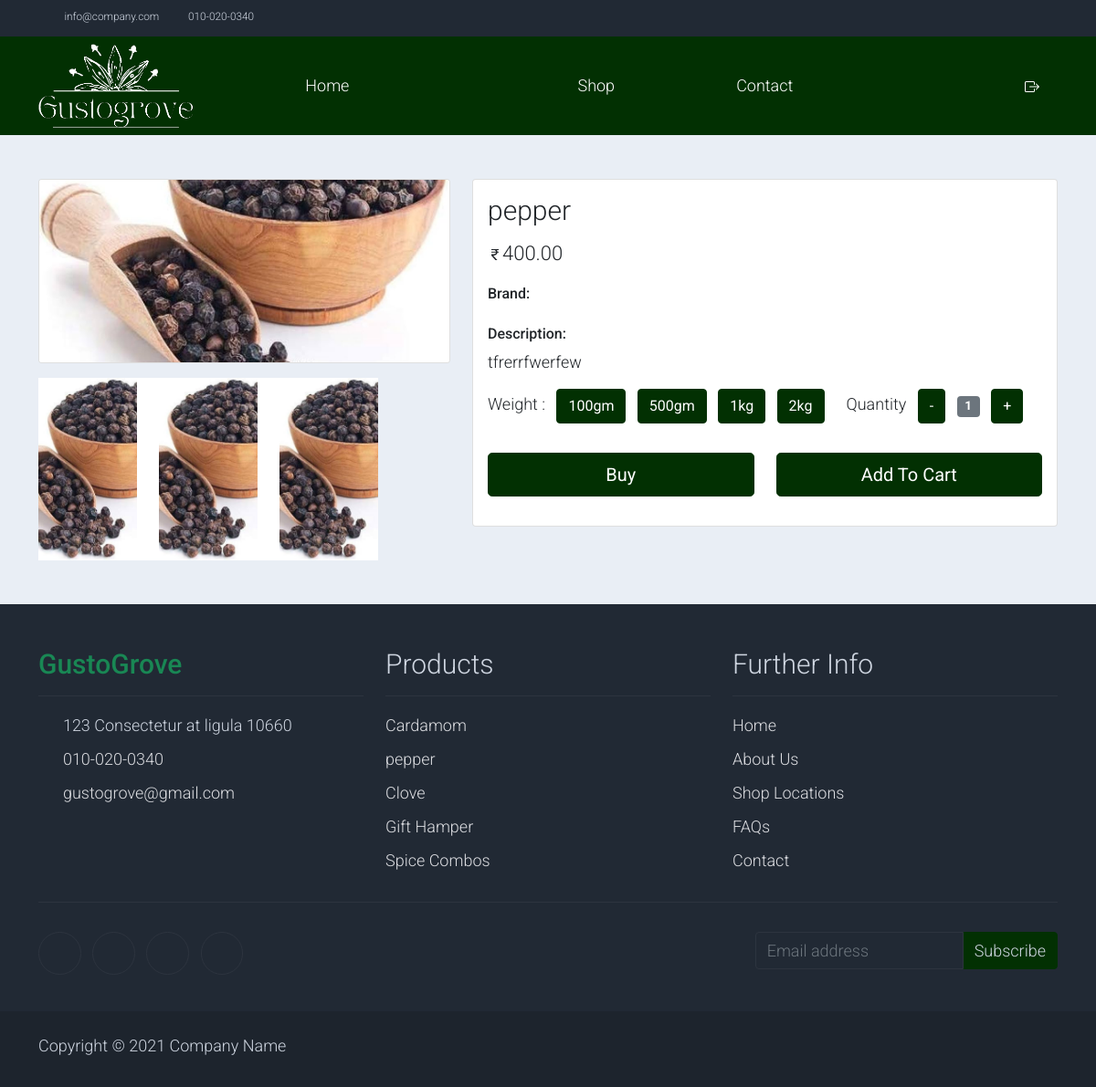
The page /product_detail/2/ (signed in) on the database its author committed.
### storeapp/models.py (models this page shows, shortened)
class Product(models.Model):
    product_name = models.CharField(max_length=255)
    description = models.TextField()
    image = models.ImageField(upload_to='products/', null=True, blank=True)
    quantity = models.PositiveIntegerField()
    price = models.DecimalField(max_digits=10, decimal_places=2)
    date_added = models.DateField(default=timezone.now)
    brand_name = models.CharField(max_length=255,default="")
    seller = models.ForeignKey(CustomUser, on_delete=models.CASCADE,null=True, blank=True)

### storeapp/views.py (the view)
# urls.py: path('product_detail/<int:product_id>/', views.product_detail, name='product_detail'),
@login_required
def product_detail(request, product_id):
    product = get_object_or_404(Product, pk=product_id)
    return render(request, 'shop-single.html', {'product': product})

### template/shop-single.html (shortened to what this page needs)
{% load static %}
<!DOCTYPE html>
<html lang="en">
<head>
    <link rel="stylesheet" href="{% static 'css\bootstrap.min.css' %}">
    <link rel="stylesheet" href="{% static 'css\templatemo.css' %}">
    <link rel="stylesheet" href="{% static 'css\custom.css' %}">
    <link rel="stylesheet" href="{% static 'assets/css/fontawesome.min.css' %}">
    <link rel="stylesheet" type="text/css" href="{% static 'css\slick.min.css' %}">
    <link rel="stylesheet" type="text/css" href="{% static 'css\slick-theme.css' %}">
</head>
<body>
    <nav class="navbar navbar-expand-lg bg-dark navbar-light d-none d-lg-block" id="templatemo_nav_top">
        <div class="container text-light">
            <div class="w-100 d-flex justify-content-between">
                <div>
                    <i class="fa fa-envelope mx-2"></i>
                    <a class="navbar-sm-brand text-light text-decoration-none" href="mailto:info@company.com">info@company.com</a>
                    <i class="fa fa-phone mx-2"></i>
                    <a class="navbar-sm-brand text-light text-decoration-none" href="tel:010-020-0340">010-020-0340</a>
                </div>
                <div>
                    <a class="text-light" href="https://fb.com/templatemo" target="_blank" rel="sponsored"><i class="fab fa-facebook-f fa-sm fa-fw me-2"></i></a>
                    <a class="text-light" href="https://www.instagram.com/" target="_blank"><i class="fab fa-instagram fa-sm fa-fw me-2"></i></a>
                    <a class="text-light" href="https://twitter.com/" target="_blank"><i class="fab fa-twitter fa-sm fa-fw me-2"></i></a>
                    <a class="text-light" href="https://www.linkedin.com/" target="_blank"><i class="fab fa-linkedin fa-sm fa-fw"></i></a>
                </div>
            </div>
        </div>
    </nav>
    <nav class="navbar navbar-expand-lg ">
        <div class="container d-flex justify-content-between align-items-center">
            <div class="logo">
                <a class="navbar-brand" href="{% url 'index' %}">
                    <img src="{% static 'img/gusto (2).png' %}" alt="Site Logo" class="img-fluid w-auto h-100" style="max-height: 100px;">
                </a>
            </div>
            <div class="align-self-center collapse navbar-collapse flex-fill  d-lg-flex justify-content-lg-between" id="templatemo_main_nav">
                <div class="flex-fill">
                    <ul class="nav navbar-nav d-flex justify-content-between mx-lg-auto">
                        <li class="nav-item">
                            <a class="nav-link" href="{% url 'index' %}">Home</a>
                        </li>
                        <li class="nav-item">
                            <a class="nav-link" href="{% url 'shop' %}">Shop</a>
                        </li>
                        <li class="nav-item">
                            <a class="nav-link" href="{% url 'add_product' %}">Contact</a>
                        </li>
                    </ul>
                </div>
                <div class="navbar align-self-center d-flex">
                    <a class="nav-icon d-none d-lg-inline" href="#" data-bs-toggle="modal" data-bs-target="#templatemo_search">
                        <i class="fa fa-fw fa-search text-light mr-2"></i>
                    </a>
                    <a class="nav-icon position-relative text-decoration-none" href="#">
                        <i class="fa fa-fw fa-cart-arrow-down text-light mr-1"></i>
                    </a>
                    <a class="nav-icon position-relative text-decoration-none dropdown" href="#" data-bs-toggle="dropdown">
                        <i class="fa fa-fw fa-user text-light mr-1"></i>
                    </a>
                    {% if user.is_authenticated %}
                    <h4 class=" text-light" >{{user.name}}<h4>
                        <div style="margin-left: 5px;" class="mt-2">
                            <a class="nav-icon position-relative text-decoration-none" href="{% url 'logout' %}" data-bs-toggle="tooltip" data-bs-placement="bottom" title="Logout">
                            </a>
                    {% endif %}
                        </div>
                </div>
            </div>
        </div>
    </nav>
    <section class="bg-light">
        <div class="container pb-5">
            <div class="row">
                <div class="col-lg-5 mt-5">
                    <div class="card mb-3 ">
                        <img class="card-img img-fluid" src="{{ product.image.url }}"alt="Card image cap" id="product-detail" style=" width: 100%;
                        height: 200px;
                        object-fit: cover;" >
                    </div>
                    <div class="row">
                        <div id="multi-item-example" class="col-10 carousel slide carousel-multi-item" data-bs-ride="carousel">
                            <div class="carousel-inner product-links-wap" role="listbox">
                                <div class="carousel-item active">
                                    <div class="row">
                                        <div class="col-4">
                                            <a href="#">
                                                <img class="card-img img-fluid" src="{{ product.image.url }}" alt="{{ product.product_name }}">                                            </a>
                                        </div>
                                        <div class="col-4">
                                            <a href="#">
                                                <img class="card-img img-fluid" src="{{ product.image.url }}" alt="Product Image 2">
                                            </a>
                                        </div>
                                        <div class="col-4">
                                            <a href="#">
                                                <img class="card-img img-fluid" src="{{ product.image.url }}" alt="Product Image 3">
                                            </a>
                                        </div>
                                    </div>
                                </div>
                            </div>
                        </div>
                    </div>
                </div>
                <div class="col-lg-7 mt-5">
                    <div class="card">
                        <div class="card-body">
                            <h1 class="h2">{{ product.product_name }}</h1>
                            <p class="h3 py-2">{{ product.price }}</p>
                            <ul class="list-inline">
                                <li class="list-inline-item">
                                    <h6>Brand:</h6>
                                </li>
                            </ul>
                            <h6>Description:</h6>
                            <p>{{product.description}}</p>
                            <form action="" method="GET">
                                <div class="row">
                                    <div class="col-auto">
                                        <ul class="list-inline pb-3">
                                            <li class="list-inline-item">Weight :
                                            </li>
                                            <li class="list-inline-item"><span class="btn btn-success btn-size">100gm</span></li>
                                            <li class="list-inline-item"><span class="btn btn-success btn-size">500gm</span></li>
                                            <li class="list-inline-item"><span class="btn btn-success btn-size">1kg</span></li>
                                            <li class="list-inline-item"><span class="btn btn-success btn-size">2kg</span></li>
                                        </ul>
                                    </div>
                                    <div class="col-auto">
                                        <ul class="list-inline pb-3">
                                            <li class="list-inline-item text-right">
                                                Quantity
                                            </li>
                                            <li class="list-inline-item"><span class="btn btn-success" id="btn-minus">-</span></li>
                                            <li class="list-inline-item"><span class="badge bg-secondary" id="var-value">1</span></li>
                                            <li class="list-inline-item"><span class="btn btn-success" id="btn-plus">+</span></li>
                                        </ul>
                                    </div>
                                </div>
                                <div class="row pb-3">
                                    <div class="col d-grid">
                                        <button type="submit" class="btn btn-success btn-lg" name="submit" value="buy">Buy</button>
                                    </div>
                                    <div class="col d-grid">
                                        <button type="submit" class="btn btn-success btn-lg" name="submit" value="addtocard">Add To Cart</button>
                                    </div>
                                </div>
                            </form>
                        </div>
                    </div>
                </div>
            </div>
        </div>
    </section>
    <footer class="bg-dark" id="tempaltemo_footer">
        <div class="container">
            <div class="row">
                <div class="col-md-4 pt-5">
                    <h2 class="h2 text-success border-bottom pb-3 border-light logo">GustoGrove</h2>
                    <ul class="list-unstyled text-light footer-link-list">
                        <li>
                            <i class="fas fa-map-marker-alt fa-fw"></i>
                            123 Consectetur at ligula 10660
                        </li>
                        <li>
                            <i class="fa fa-phone fa-fw"></i>
                            <a class="text-decoration-none" href="tel:010-020-0340">010-020-0340</a>
                        </li>
                        <li>
                            <i class="fa fa-envelope fa-fw"></i>
                            <a class="text-decoration-none" href="mailto:info@company.com">gustogrove@gmail.com</a>
                        </li>
                    </ul>
                </div>
                <div class="col-md-4 pt-5">
                    <h2 class="h2 text-light border-bottom pb-3 border-light">Products</h2>
                    <ul class="list-unstyled text-light footer-link-list">
                        <li><a class="text-decoration-none" href="#">Cardamom</a></li>
                        <li><a class="text-decoration-none" href="#">pepper</a></li>
                        <li><a class="text-decoration-none" href="#">Clove</a></li>
                        <li><a class="text-decoration-none" href="#">Gift Hamper</a></li>
                        <li><a class="text-decoration-none" href="#">Spice Combos</a></li>
                    </ul>
                </div>
                <div class="col-md-4 pt-5">
                    <h2 class="h2 text-light border-bottom pb-3 border-light">Further Info</h2>
                    <ul class="list-unstyled text-light footer-link-list">
                        <li><a class="text-decoration-none" href="#">Home</a></li>
                        <li><a class="text-decoration-none" href="#">About Us</a></li>
                        <li><a class="text-decoration-none" href="#">Shop Locations</a></li>
                        <li><a class="text-decoration-none" href="#">FAQs</a></li>
                        <li><a class="text-decoration-none" href="#">Contact</a></li>
                    </ul>
                </div>
            </div>
            <div class="row text-light mb-4">
                <div class="col-12 mb-3">
                    <div class="w-100 my-3 border-top border-light"></div>
                </div>
                <div class="col-auto me-auto">
                    <ul class="list-inline text-left footer-icons">
                        <li class="list-inline-item border border-light rounded-circle text-center">
                            <a class="text-light text-decoration-none" target="_blank" href="http://facebook.com/"><i class="fab fa-facebook-f fa-lg fa-fw"></i></a>
                        </li>
                        <li class="list-inline-item border border-light rounded-circle text-center">
                            <a class="text-light text-decoration-none" target="_blank" href="https://www.instagram.com/"><i class="fab fa-instagram fa-lg fa-fw"></i></a>
                        </li>
                        <li class="list-inline-item border border-light rounded-circle text-center">
                            <a class="text-light text-decoration-none" target="_blank" href="https://twitter.com/"><i class="fab fa-twitter fa-lg fa-fw"></i></a>
                        </li>
                        <li class="list-inline-item border border-light rounded-circle text-center">
                            <a class="text-light text-decoration-none" target="_blank" href="https://www.linkedin.com/"><i class="fab fa-linkedin fa-lg fa-fw"></i></a>
                        </li>
                    </ul>
                </div>
                <div class="col-auto">
                    <div class="input-group mb-2">
                        <input type="text" class="form-control bg-dark border-light" id="subscribeEmail" placeholder="Email address">
                        <div class="input-group-text btn-success text-light">Subscribe</div>
                    </div>
                </div>
            </div>
        </div>
        <div class="w-100 bg-black py-3">
            <div class="container">
                <div class="row pt-2">
                    <div class="col-12">
                        <p class="text-left text-light">
                            Copyright &copy; 2021 Company Name
                        </p>
                    </div>
                </div>
            </div>
        </div>
    </footer>
</body>
</html>

### static/css/templatemo.css (style rules this page uses)
body, ul, li, p, a, label, input, div { font-family: 'Roboto', sans-serif; font-size: 18px !important; font-weight: 300 !important; }
.h2 { font-family: 'Roboto', sans-serif; font-size: 30px !important; font-weight: 300; }
.h3 { font-family: 'Roboto', sans-serif; font-size: 22px !important; }
.logo { font-weight: 500 !important; }
.text-success { color: rgb(2, 48, 2)e !important; }
.text-light { color: #cfd6e1 !important; }
.bg-dark { background-color: #212934 !important; }
.bg-light { background-color: #e9eef5 !important; }
.bg-black { background-color: #1d242d !important; }
.btn-success { background-color: rgb(2, 48, 2)!important; border-color:rgb(2, 48, 2) !important; }
.navbar { background-color: rgb(2, 48, 2); }
.carousel-inner { background-color: white; }
#templatemo_nav_top { min-height: 40px; }
#templatemo_nav_top * { font-size: .9em !important; }
#templatemo_main_nav a { color: #fff; }
#templatemo_main_nav .navbar .nav-icon { margin-right: 20px; }
.fa-search { color: white; }
.form-control { border: 1px solid #e8e8e8; }
#tempaltemo_footer a { color: #dcdde1; }
#tempaltemo_footer ul.footer-link-list li { padding-top: 10px; }
#tempaltemo_footer ul.footer-icons li { width: 2.6em; height: 2.6em; line-height: 2.6em; }
#tempaltemo_footer .border-light { border-color: #2d343f !important; }
@media (min-width: 768px) { #templatemo_main_nav .navbar-nav { max-width: 450px; } }
@media (min-width: 992px) { #templatemo_main_nav .navbar-nav { max-width: 550px; } }
.nav-icon { position: relative; display: inline-block; }
.card-img { width: 100%; height: 200px; object-fit: cover; }

### rows shown on the page
Product: image (picture), product_name "pepper", price "400.00", description "tfrerrfwerfew"
